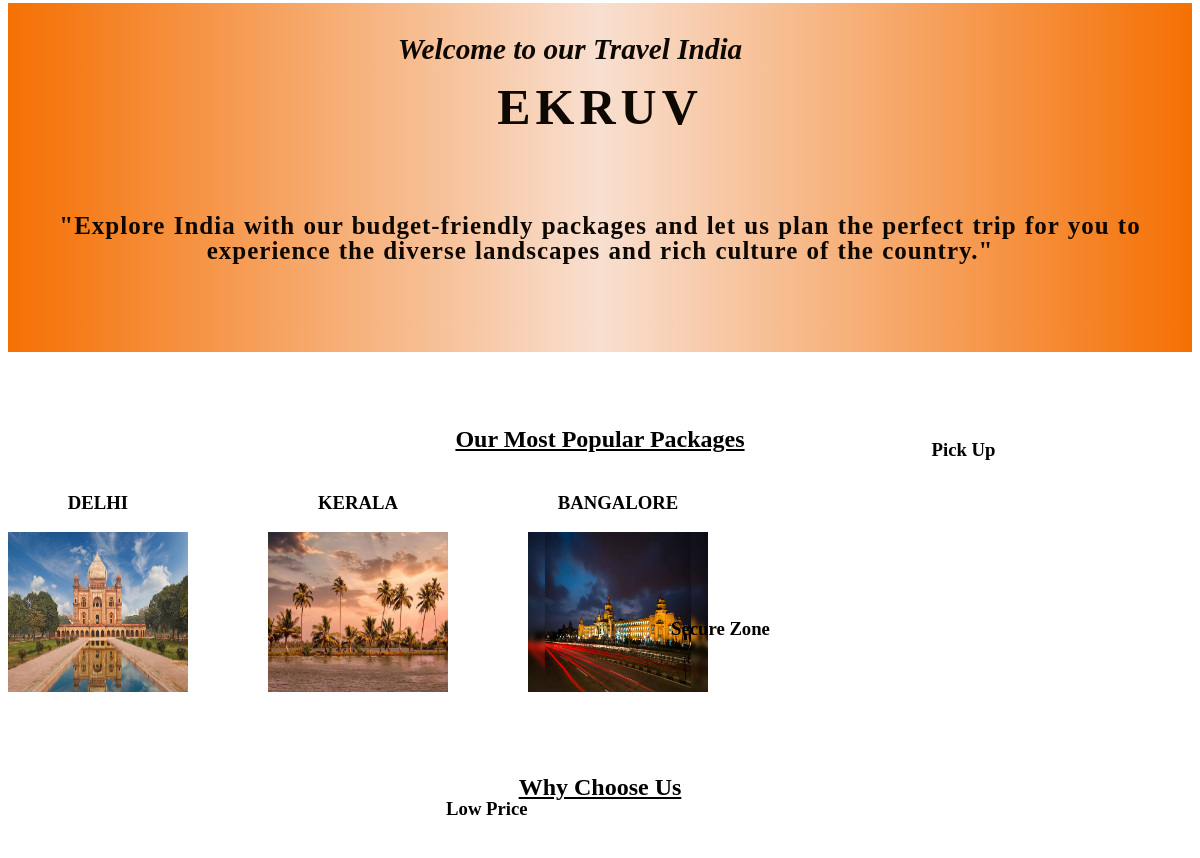
Before: / (middle part) with the older database file.
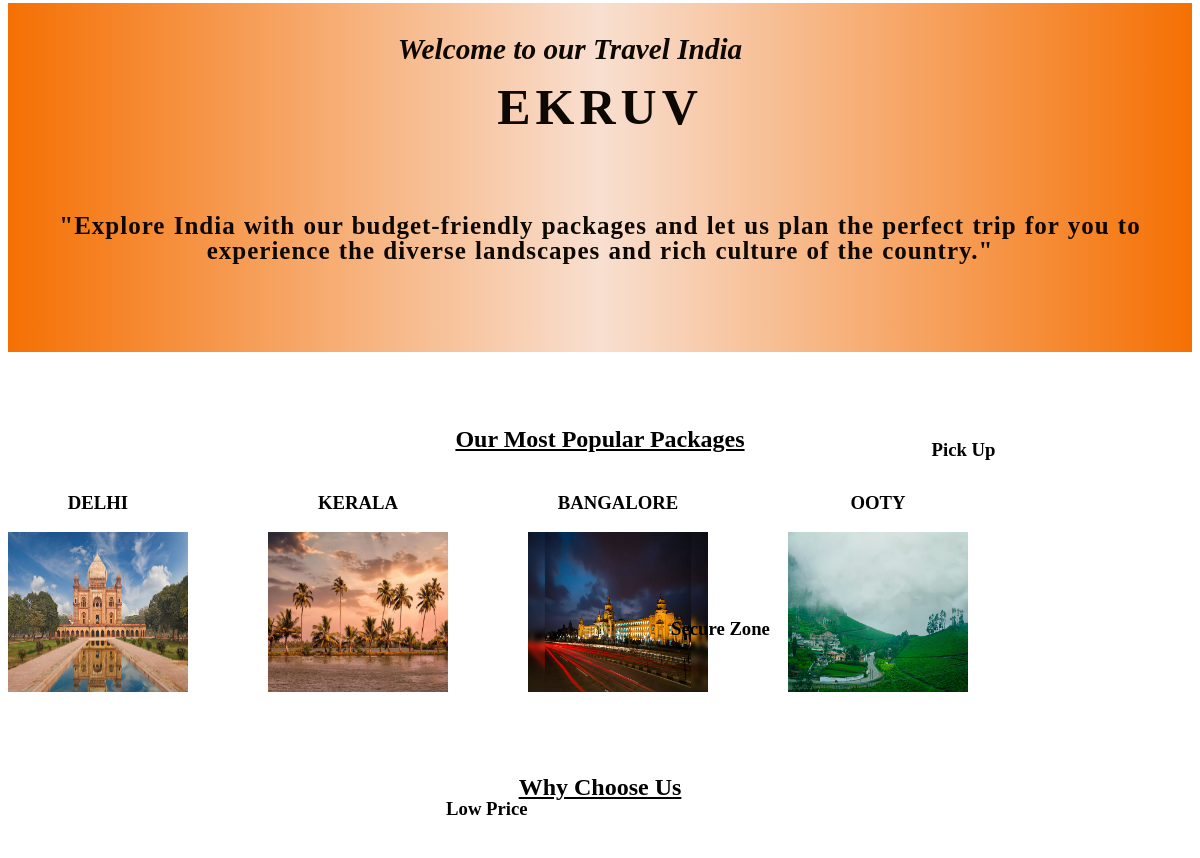
After: the same page with the newer database file.
### app/models.py (models this page shows)
class Package(models.Model):
    vendor = models.IntegerField(default=0)
    Package_place = models.CharField(max_length=100)
    days_stay = models.CharField(max_length=200)
    price_per_person = models.CharField(max_length=100 , default=0)
    Description = models.TextField(max_length=500 , default=0)
    Image_related_to_package = models.ImageField(upload_to='gallery/')
    is_approved = models.BooleanField(default=False)

### app/views.py (the view)
# urls.py: path('' , v.home , name="home"),
def home(request):
    package = Package.objects.all()
    return render(request , 'home.html' , {'package':package})

### app/templates/home.html (shortened to what this page needs)
{% load static %}
<!DOCTYPE html>
<html lang="en">
<head>
    <link rel="stylesheet" href="{% static 'css/home.css' %}">
</head>
<body>
    <div id="we">
        <h3 id="tr">Welcome to our Travel India</h3>
        <h1 id="ek">EKRUV</h1>
        <p id="para">"Explore India with our budget-friendly packages and let us plan the perfect trip for you to experience the diverse landscapes and rich culture of the country."</p>
    </div> <br> <br> <br>
    <h2 class="h2">Our Most Popular Packages</h2>
    <div class="packages">
        {% for i in package %}
        <div class="pknm">
            <h3> {{ i.Package_place }} </h3>
            <img src="{{ i.Image_related_to_package.url }}" alt="imagee" class="packageimage">
        </div>
        {% endfor %}
    </div>
    <br>
    <div id="why">
        <h2 class="h2">Why Choose Us</h2>
        <br> <br> <br>
        <h3 class="low">Low Price</h3>
        <h3 class="sec">Secure Zone</h3>
        <h3 class="pic">Pick Up</h3>
    </div>
    <br>
    <section class="india">
        <div class="indiacontent">
        </div>
    </section>
</body>
</html>

### static/css/home.css (style rules this page uses)
img { height: 70px; width: 230px; }
#we { background: linear-gradient(to right , rgb(245, 112, 3) , rgb(248, 223, 208) , rgb(245, 112, 3)); margin-top: 3%; padding-top: 5px; padding-bottom: 5px; color: rgb(13, 8, 1); font-size: 25px; text-align: center; line-height: 25px; }
#tr { font-style: italic; margin-left: -60px; }
#ek { letter-spacing: 5px; }
#para { font-weight: bolder; text-align: center; font-size: 25px; padding-top: 5%; letter-spacing: 1px; word-spacing: 1px; padding-bottom: 5%; }
#why { margin-top: 5%; }
.h2 { text-align: center; text-decoration: underline; }
.low { margin-left: 37%; margin-top: -6vh; }
.sec { margin-left: 56%; margin-top: -6vh; }
.pic { margin-left: 78%; margin-top: -6vh; }
.packageimage { height: 20vh; width: 15vw; }
.packages { display: flex; gap: 80px; flex-wrap: wrap; }
.pknm { text-align: center; }
.indiacontent { width: 60%; font-size: 1.2rem; line-height: 1.8; color: #323030; }
.india { display: flex; align-items: center; justify-content: left; max-width: 90%; margin: 20px; }

Changed rows visible on the page:
added Package: Package_place "OOTY", Image_related_to_package (picture)
